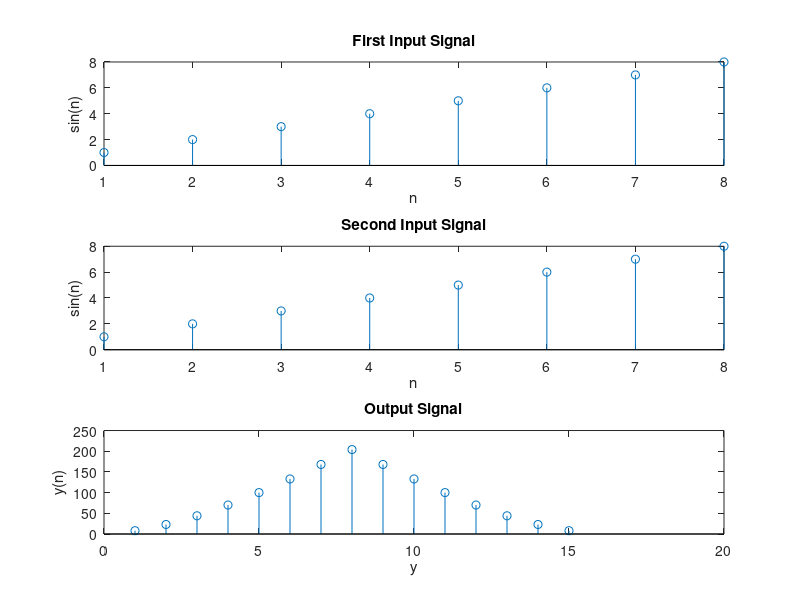

This figure's MATLAB source:
%(a)x(n)=sin(n)

%Auto correlation

%first input signal
n=[1 2 3 4 5 6 7 8];
%x=sin(n);
subplot(3,1,1);
stem(n);
xlabel('n');
ylabel('sin(n)');
title('First Input Signal');

%second input signal
subplot(3,1,2);
stem(n);
xlabel('n');
ylabel('sin(n)');
title('Second Input Signal');


%auto correlation function
a=xcorr(n,n);
subplot(3,1,3);
stem(a);
xlabel('y');
ylabel('y(n)');
title('Output Signal');
